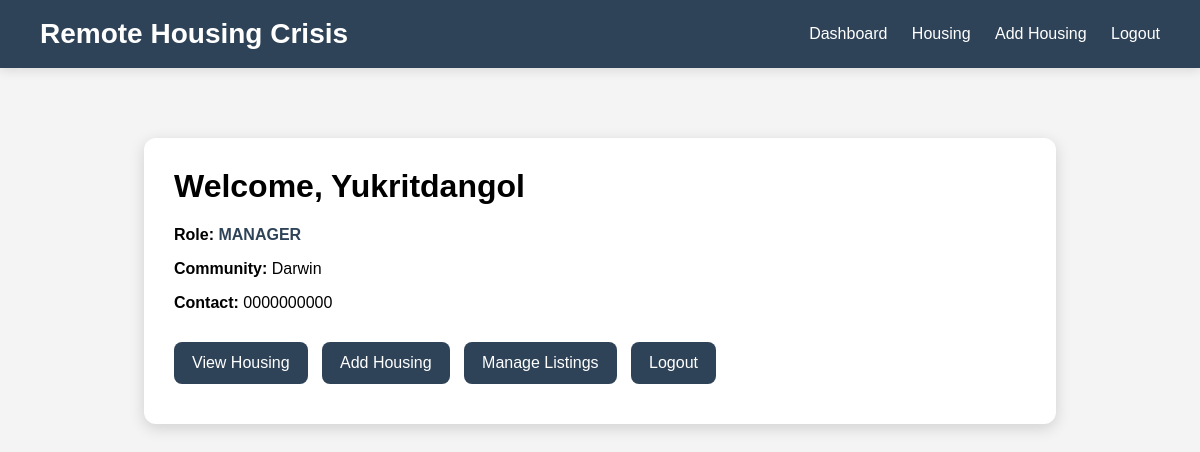
The page /accounts/dashboard/ (signed in) on the database its author committed.
### accounts/models.py (models this page shows, shortened)
class UserProfile(models.Model):
    user = models.OneToOneField(
        User,
        on_delete=models.CASCADE
    )
    role = models.CharField(
        max_length=20,
        choices=ROLE_CHOICES,
        default='USER'
    )
    community_name = models.CharField(
        max_length=100
    )
    contact_number = models.CharField(
        max_length=20
    )

### accounts/views.py (the view)
@login_required
def dashboard_view(request):
    profile, created = UserProfile.objects.get_or_create(
        user=request.user,
        defaults={
            'community_name': 'Darwin',
            'contact_number': '0000000000',
        }
    )
    return render(
        request,
        'dashboard.html',
        {
            'profile': profile
        }
    )

### templates/dashboard.html (shortened to what this page needs)
{% extends 'base.html' %}
{% block content %}
<div class="dashboard-container">
    <div class="dashboard-card">
        <h1>
            Welcome, {{ request.user.username }}
        </h1>
        <p>
            <strong>Role:</strong>
            <span class="role">
                {{ profile.role }}
            </span>
        </p>
        <p>
            <strong>Community:</strong>
            {{ profile.community_name }}
        </p>
        <p>
            <strong>Contact:</strong>
            {{ profile.contact_number }}
        </p>
        <div class="actions">
            <a href="/">
                View Housing
            </a>
            {% if profile.role == 'MANAGER' %}
                <a href="/create/">
                    Add Housing
                </a>
                <a href="/admin/">
                    Manage Listings
                </a>
            {% endif %}
            <a href="/accounts/logout/">
                Logout
            </a>
        </div>
    </div>
</div>
{% endblock %}

### templates/base.html (style rules this page uses)
body { margin: 0; font-family: Arial, sans-serif; background-color: #f4f4f4; }

### templates/dashboard.html (style rules this page uses)
.dashboard-container { width: 80%; margin: 40px auto; }
.dashboard-card { background-color: white; padding: 30px; border-radius: 12px; box-shadow: 0px 4px 15px rgba(0,0,0,0.15); }
h1 { margin-top: 0; }
.role { color: #2f4358; font-weight: bold; }
.actions { margin-top: 30px; }
.actions a { display: inline-block; padding: 12px 18px; background-color: #2f4358; color: white; text-decoration: none; border-radius: 8px; margin-right: 10px; margin-bottom: 10px; transition: 0.3s; }

### rows shown on the page
UserProfile: role "MANAGER", community_name "Darwin", contact_number "0000000000"

### other values the page prints
{{ request.user.username }} "Yukritdangol"
